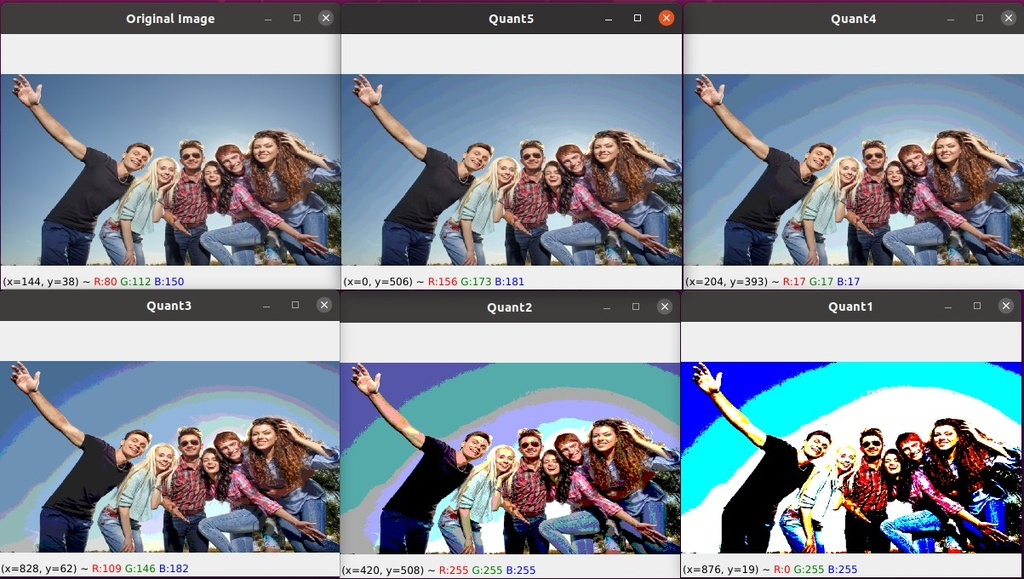
#> input picture OpenCV/media/21_image_quantization.jpg, 1024 x 579 px, shrunk from 1203 x 680 before the run, given in place of eagle-04_640.jpg, which was not available
$ python 30_4_img_rotation.py
#> lines starting #> are read from the running program, lines starting #| are printed output that depends on the picture; pictures that were not available may be replaced by others from this repository, and a replacement may not be noted
"""
指定した角度づつ元画像の中心を軸に回転させた画像を作成して保存する。

https://qiita.com/goodboy_max/items/2fdcf8aba457adceafd4
"""

# -*- coding: utf-8 -*-
import numpy as np
import cv2
import sys
import os
from PIL import Image,ImageSequence

def jpg_to_gif(in_img_files, out_gif_fname, ms=500):
    # Create the animation
    frame_array = []
    for filename in in_img_files:
        #filename = f'frame_{i:02d}.jpg'
        img = cv2.imread(filename)
        img = cv2.cvtColor(img, cv2.COLOR_BGRA2RGBA)  # 因為 OpenCV 為 BGRA，要轉換成 RGBA
        img = Image.fromarray(img)    # 轉換成 PIL 格式
        img = img.convert('RGB')      # 轉換成 RGB ( 如果是 RGBA 會自動將黑色白色變成透明色 )
        frame_array.append(img)

    output_filename = os.path.join('media', out_gif_fname)

    # 儲存為 gif 動畫圖檔
    frame_array[0].save(output_filename, save_all=True, append_images=frame_array[1:],
                        duration= ms, loop=0, disposal=0)
    # frame1：gif 動畫第一個影格
    # save_all：設定 True 表示儲存全部影格，否則只有第一個
    # append_images：要添加到 frame1 影格的其他影格，串列格式，通常會用 frame[1:] 來添加除了第一個影格之後的所有影格
    # duration：每個影格之間的毫秒數，支援串列格式
    # disposal：添加模式，預設 0，如果背景透明，則設定為 2 避免影格彼此覆蓋覆蓋

args = sys.argv
print("args=",args)
print(len(args))


if len(args) == 1:

    # パラメータを指定しない場合は、data/maxgogo.jpg というファイルが存在する前提です
    img_path = "media"
    img_name_body = "eagle-04_640"
    img_name_extension = ".jpg"

    img_name = img_name_body + img_name_extension

elif len(args) == 2: # 画像ファイルが指定される前提で細かいチェックしてません。

    base_dir_pair = os.path.split(args[1])
    img_path = base_dir_pair[0]
    root_ext_pair = os.path.splitext(base_dir_pair[1])
    img_name_body = root_ext_pair[0]
    img_name_extension = root_ext_pair[1]
    img_name = img_name_body + img_name_extension

    print(base_dir_pair)
    print("img_path=",img_path)
    print(root_ext_pair)
    print("img_name_body=",img_name_body)
    print("img_name_extension=",img_name_extension)

else :
    print("error path/filename")

# パスが無い場合を考慮した処理
if len(img_path) == 0:
    # 画像読み込み
    img = cv2.imread(img_name)
else:
    # 画像読み込み
    img = cv2.imread(img_path + os.sep + img_name)
#> img is the input picture: shape (579, 1024, 3); mean B, G, R 152.8, 141.9, 132.7

if img is None:
        print("**************************")
        print("Failed to load image file.")
        print("**************************")
        sys.exit(1)

print(type(img))
#| <class 'numpy.ndarray'>
print("size:",img.size)
#| size: 1778688
h, w = img.shape[:2]
#> h = 579; w = 1024
size = (w, h)
#> size = (1024, 579)

########################################################
# 回転角の指定 30 だと30度ごと。適当に変更してください。
########################################################
angle = 30

# 取得数 360度を回転角で割る
range_num = 360 // angle

# 指定した角度で回転した場合の最大の幅と高さを取得する
w_max = 0
h_max = 0

# 高さ、幅の最大値を取得
# ragne は 0 から始まり、指定した数-1 まで実行する。
for  num in range(range_num):

    angle_num = angle*num

    angle_rad = angle_num/180.0*np.pi

    # 回転後の画像サイズを計算
    w_rot = int(np.round(h*np.absolute(np.sin(angle_rad))+w*np.absolute(np.cos(angle_rad))))
    h_rot = int(np.round(h*np.absolute(np.cos(angle_rad))+w*np.absolute(np.sin(angle_rad))))

    if w_rot > w_max :
        w_max = w_rot
    if h_rot > h_max :
        h_max = h_rot
#> after the loop, h_max = 1176; w_max = 1176

list_fnames= []
# 画像書き出し
for  num in range(range_num):

    angle_num = angle*num

    angle_rad = angle_num/180.0*np.pi

    size_rot = (w_max, h_max)

    # 元画像の中心を軸に回転する
    center = (w/2, h/2)
    scale = 1.0
    rotation_matrix = cv2.getRotationMatrix2D(center, angle_num, scale)

    # 平行移動を加える (rotation + translation)
    affine_matrix = rotation_matrix.copy()
    affine_matrix[0][2] = affine_matrix[0][2] -w/2 + w_max/2
    affine_matrix[1][2] = affine_matrix[1][2] -h/2 + h_max/2

    # アフィン変換
    img_rot = cv2.warpAffine(img, affine_matrix, size_rot, flags=cv2.INTER_CUBIC)

    # パスが無い場合を考慮した処理
    if len(img_path) == 0:
        writefile_name = img_name_body + "_" + str(num) + img_name_extension
    else:
        writefile_name = img_path + os.sep + img_name_body + "_" + str(num) + img_name_extension

    print (writefile_name)

    cv2.imshow(writefile_name, img_rot)
    cv2.imwrite(writefile_name, img_rot)

    list_fnames.append(writefile_name)
#> this loop made 12 passes
#> pass 1, `img_rot = cv2.warpAffine(img, affine_matrix, size_rot, flags=cv2.INTER..`:
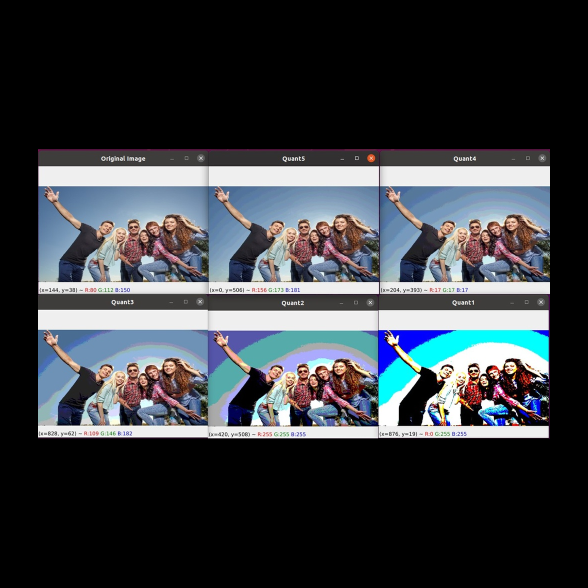
#> img_rot: shape (1176, 1176, 3) (shown at 1/2 size); mean B, G, R 65.5, 60.8, 56.9
#> pass 2, `img_rot = cv2.warpAffine(img, affine_matrix, size_rot, flags=cv2.INTER..`:
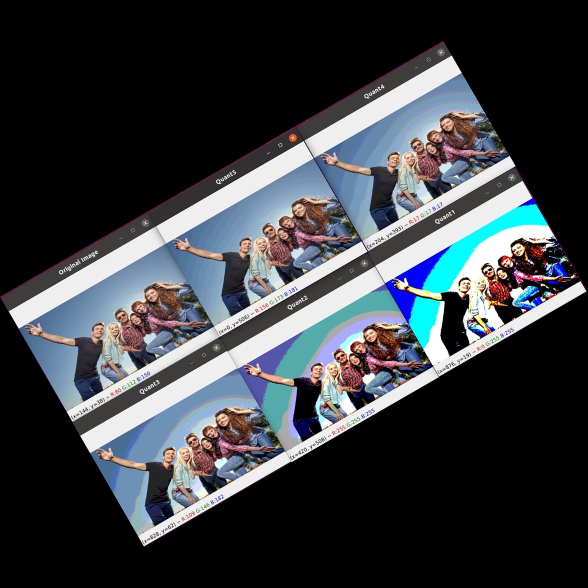
#> img_rot: shape (1176, 1176, 3) (shown at 1/2 size); mean B, G, R 65.5, 60.8, 56.9
#> pass 3, `img_rot = cv2.warpAffine(img, affine_matrix, size_rot, flags=cv2.INTER..`:
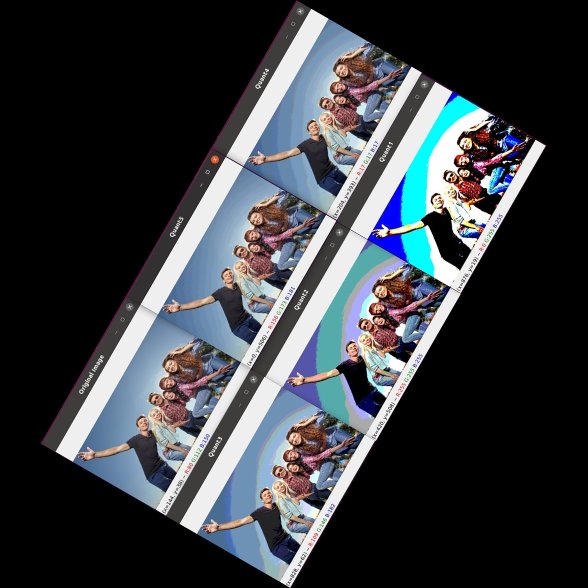
#> img_rot: shape (1176, 1176, 3) (shown at 1/2 size); mean B, G, R 65.5, 60.8, 56.9
#> after the loop, list_fnames = 12 items, first 6: 'media/eagle-04_640_0.jpg', 'media/eagle-04_640_1.jpg', 'media/eagle-04_640_2.jpg', 'media/eagle-04_640_3.jpg', 'media/eagle-04_640_4.jpg', 'media/eagle-04_640_5.jpg'

jpg_to_gif( list_fnames, '30_5_animation_roation_central_02.gif', 1000)

cv2.waitKey(0)
